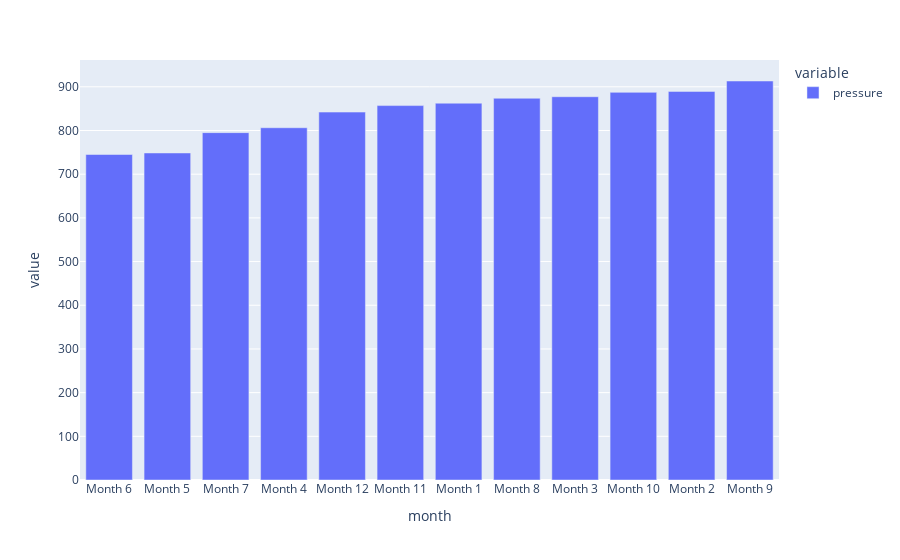

The cell this chart's notebook holds for it:
### Code cell
# Create a bar chart of the average atmospheric pressure by month
sorted_avg_press = avg_press.sort_values(by= 'pressure', ascending=True)
px.bar(sorted_avg_press)

### Figure 1 — Plotly figure (JSON) as saved in the notebook; plotly's stock layout.template omitted (floating-point values rounded to 4 significant figures)
{"data": [{"alignmentgroup": "True", "hovertemplate": "variable=pressure<br>month=%{x}<br>value=%{y}<extra></extra>", "legendgroup": "pressure", "marker": {"color": "#636efa", "pattern": {"shape": ""}}, "name": "pressure", "offsetgroup": "pressure", "orientation": "v", "showlegend": true, "textposition": "auto", "type": "bar", "x": ["Month 6", "Month 5", "Month 7", "Month 4", "Month 12", "Month 11", "Month 1", "Month 8", "Month 3", "Month 10", "Month 2", "Month 9"], "xaxis": "x", "y": [745.1, 748.6, 795.1, 806.3, 842.2, 857.0, 862.5, 873.8, 877.3, 887.3, 889.5, 913.3], "yaxis": "y"}], "layout": {"autosize": true, "barmode": "relative", "legend": {"title": {"text": "variable"}, "tracegroupgap": 0}, "margin": {"t": 60}, "xaxis": {"anchor": "y", "autorange": true, "domain": [0, 1], "range": [-0.5, 11.5], "title": {"text": "month"}, "type": "category"}, "yaxis": {"anchor": "x", "autorange": true, "domain": [0, 1], "range": [0, 961.4], "title": {"text": "value"}, "type": "linear"}}}
